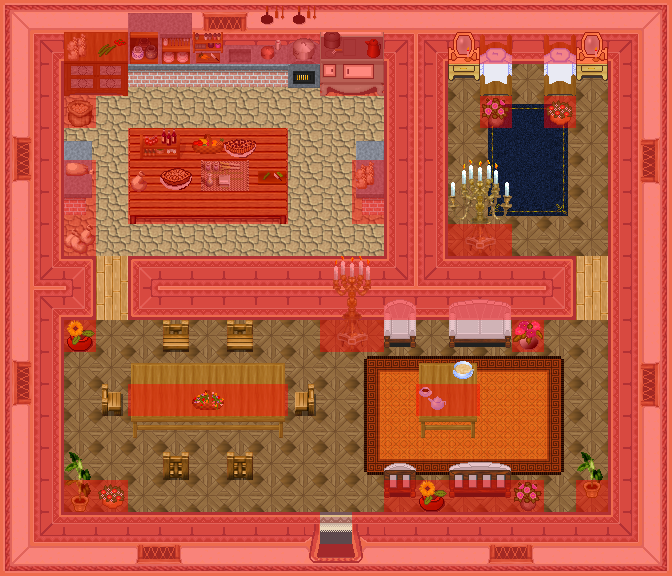

This is a level from a 2D game, rendered from its Tiled map with the project's own tilesets. A one-line summary and the map file follow, with tile-layer data summarised:
An orthogonal 21x18 tile map with 32x32 px tiles, 8 tile layers (0_floor, 1_terrain, 2_object, 3_roof, ...), 27 tilesets.

<map version="1.9" tiledversion="1.9.2" orientation="orthogonal" renderorder="right-down" width="21" height="18" tilewidth="32" tileheight="32" infinite="0" nextlayerid="9" nextobjectid="1">
 <tileset firstgid="1" name="wall" tilewidth="32" tileheight="32" tilecount="16" columns="2">
  <image source="../../tileset/building/wall/int_wall_pale.png" width="64" height="256" />
 </tileset>
 <tileset firstgid="17" name="wall2" tilewidth="32" tileheight="32" tilecount="20" columns="2">
  <image source="../../tileset/building/wall/int_wall_purple.png" width="64" height="320" />
 </tileset>
 <tileset firstgid="37" name="entrance" tilewidth="32" tileheight="32" tilecount="36" columns="9">
  <image source="../../tileset/building/entrance/pale_red_ns.png" width="288" height="128" />
 </tileset>
 <tileset firstgid="73" name="floor" tilewidth="32" tileheight="32" tilecount="12" columns="6">
  <image source="../../tileset/ground/indoor/floors_3.png" width="192" height="64" />
 </tileset>
 <tileset firstgid="85" name="collision" tilewidth="32" tileheight="32" tilecount="1" columns="1">
  <image source="../../tileset/logic/collision.png" width="32" height="32" />
 </tileset>
 <tileset firstgid="86" name="window" tilewidth="32" tileheight="32" tilecount="16" columns="4">
  <image source="../../tileset/building/window/int_windows_purple.png" width="128" height="128" />
 </tileset>
 <tileset firstgid="102" name="kitchen1" tilewidth="32" tileheight="32" tilecount="44" columns="4">
  <image source="../../tileset/furniture/kitchen/cabinets.png" width="128" height="352" />
 </tileset>
 <tileset firstgid="146" name="kitchen2" tilewidth="32" tileheight="32" tilecount="4" columns="2">
  <image source="../../tileset/furniture/kitchen/pie_safe.png" width="64" height="64" />
 </tileset>
 <tileset firstgid="150" name="kitchen3" tilewidth="32" tileheight="32" tilecount="6" columns="2">
  <image source="../../tileset/furniture/kitchen/stove.png" width="64" height="96" />
 </tileset>
 <tileset firstgid="156" name="table1" tilewidth="32" tileheight="32" tilecount="9" columns="3">
  <image source="../../tileset/furniture/table/table_wooden_brown.png" width="96" height="96" />
 </tileset>
 <tileset firstgid="165" name="table2" tilewidth="32" tileheight="32" tilecount="9" columns="3">
  <image source="../../tileset/furniture/table/wooden_rectangular.png" width="96" height="96" />
 </tileset>
 <tileset firstgid="174" name="chair" tilewidth="32" tileheight="32" tilecount="4" columns="2">
  <image source="../../tileset/furniture/chair/wooden_pale.png" width="64" height="64" />
 </tileset>
 <tileset firstgid="178" name="bed" tilewidth="32" tileheight="32" tilecount="2" columns="1">
  <image source="../../tileset/furniture/bed/single_blue.png" width="32" height="64" />
 </tileset>
 <tileset firstgid="180" name="mirror" tilewidth="32" tileheight="32" tilecount="2" columns="1">
  <image source="../../tileset/furniture/other/drawer_with_mirror.png" width="32" height="64" />
 </tileset>
 <tileset firstgid="182" name="light" tilewidth="32" tileheight="32" tilecount="42" columns="6">
  <image source="../../tileset/furniture/light/lights_candle.png" width="192" height="224" />
 </tileset>
 <tileset firstgid="224" name="carpet1" tilewidth="32" tileheight="32" tilecount="15" columns="3">
  <image source="../../tileset/furniture/carpet/dark_blue.png" width="96" height="160" />
 </tileset>
 <tileset firstgid="239" name="carpet2" tilewidth="32" tileheight="32" tilecount="9" columns="3">
  <image source="../../tileset/furniture/carpet/orange.png" width="96" height="96" />
 </tileset>
 <tileset firstgid="248" name="sofa" tilewidth="32" tileheight="32" tilecount="12" columns="3">
  <image source="../../tileset/furniture/chair/sofa_chair_pink.png" width="96" height="128" />
 </tileset>
 <tileset firstgid="260" name="householditem1" tilewidth="32" tileheight="32" tilecount="16" columns="4">
  <image source="../../tileset/item/household/food_preparation.png" width="128" height="128" />
 </tileset>
 <tileset firstgid="276" name="householditem2" tilewidth="32" tileheight="32" tilecount="4" columns="2">
  <image source="../../tileset/item/household/food_preparation_2.png" width="64" height="64" />
 </tileset>
 <tileset firstgid="280" name="fruitbasket" tilewidth="32" tileheight="32" tilecount="1" columns="1">
  <image source="../../tileset/item/food/fruit_basket.png" width="32" height="32" />
 </tileset>
 <tileset firstgid="281" name="flowerbasket1" tilewidth="32" tileheight="32" tilecount="3" columns="1">
  <image source="../../tileset/plant/indoor/flower_baskets.png" width="32" height="96" />
 </tileset>
 <tileset firstgid="284" name="flowervase1" tilewidth="32" tileheight="32" tilecount="3" columns="3">
  <image source="../../tileset/plant/indoor/flower_vase.png" width="96" height="32" />
 </tileset>
 <tileset firstgid="287" name="flowervase2" tilewidth="32" tileheight="32" tilecount="2" columns="2">
  <image source="../../tileset/plant/indoor/flowering_plant.png" width="64" height="32" />
 </tileset>
 <tileset firstgid="289" name="flowervase3" tilewidth="32" tileheight="32" tilecount="6" columns="3">
  <image source="../../tileset/plant/indoor/potted_plants1.png" width="96" height="64" />
 </tileset>
 <tileset firstgid="295" name="pies" tilewidth="32" tileheight="32" tilecount="3" columns="3">
  <image source="../../tileset/item/food/pies.png" width="96" height="32" />
 </tileset>
 <tileset firstgid="298" name="cups" tilewidth="32" tileheight="32" tilecount="16" columns="4">
  <image source="../../tileset/item/drink/bottles_and_cups.png" width="128" height="128" />
 </tileset>
 <layer id="1" name="0_floor" width="21" height="18">
  <data>[378 cells, 378 non-empty, 8 distinct tile ids]</data>
 </layer>
 <layer id="2" name="1_terrain" width="21" height="18">
  <data>[378 cells, 232 non-empty, 66 distinct tile ids]</data>
 </layer>
 <layer id="3" name="2_object" width="21" height="18">
  <data>[378 cells, 68 non-empty, 55 distinct tile ids]</data>
 </layer>
 <layer id="4" name="3_roof" width="21" height="18">
  <data>[378 cells, 39 non-empty, 30 distinct tile ids]</data>
 </layer>
 <layer id="5" name="4_roof_add" width="21" height="18">
  <data>[378 cells, 9 non-empty, 9 distinct tile ids]</data>
 </layer>
 <layer id="6" name="objects" width="21" height="18">
  <data>[378 cells, 0 non-empty, 0 distinct tile ids]</data>
 </layer>
 <layer id="7" name="collision" width="21" height="18" opacity="0.44">
  <data>[378 cells, 229 non-empty, 1 distinct tile ids]</data>
 </layer>
 <layer id="8" name="protection" width="21" height="18">
  <data>[378 cells, 0 non-empty, 0 distinct tile ids]</data>
 </layer>
</map>
